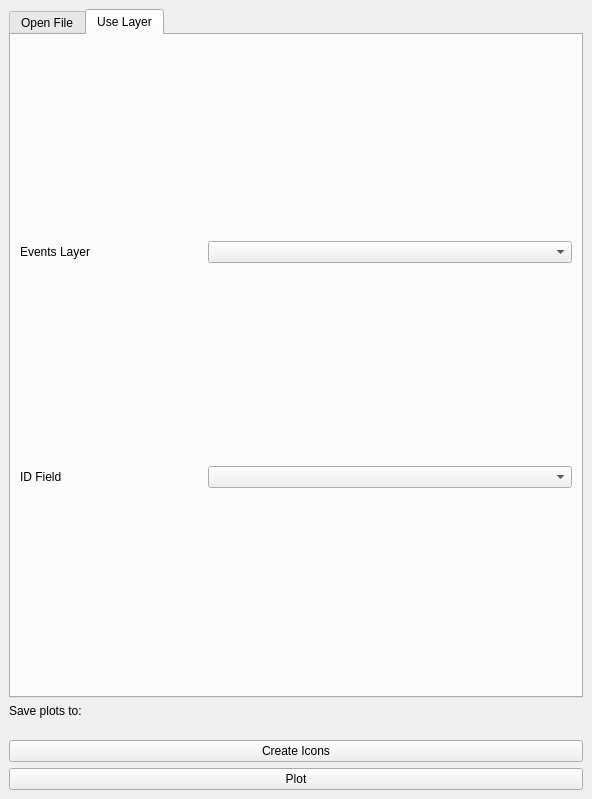
<?xml version="1.0" encoding="UTF-8"?>
<ui version="4.0">
 <class>QBeachballDockWidgetBase</class>
 <widget class="QDockWidget" name="QBeachballDockWidgetBase">
  <property name="geometry">
   <rect>
    <x>0</x>
    <y>0</y>
    <width>592</width>
    <height>799</height>
   </rect>
  </property>
  <property name="sizePolicy">
   <sizepolicy hsizetype="Preferred" vsizetype="Expanding">
    <horstretch>0</horstretch>
    <verstretch>100</verstretch>
   </sizepolicy>
  </property>
  <property name="styleSheet">
   <string notr="true">QListWidget{
	background-color: rgb(69, 69, 69, 220);
	outline: 0;
}
QListWidget::item {
	color: white;
	padding: 3px;
}
QListWidget::item::selected {
	color: black;
	background-color:palette(Window);
    padding-right: 0px;
}</string>
  </property>
  <property name="windowTitle">
   <string>QBeachball - Focal Mechanism Plotter</string>
  </property>
  <widget class="QWidget" name="dockWidgetContents">
   <layout class="QVBoxLayout" name="verticalLayout_7">
    <item>
     <widget class="QSplitter" name="splitter_2">
      <property name="orientation">
       <enum>Qt::Horizontal</enum>
      </property>
      <widget class="QWidget" name="widget_14" native="true">
       <layout class="QGridLayout" name="gridLayout_2">
        <item row="5" column="0">
         <widget class="QPushButton" name="btn_make_svgs">
          <property name="text">
           <string>Create Icons</string>
          </property>
         </widget>
        </item>
        <item row="2" column="0">
         <widget class="QgsFileWidget" name="svgs_output_widget">
          <property name="storageMode">
           <enum>QgsFileWidget::GetDirectory</enum>
          </property>
         </widget>
        </item>
        <item row="6" column="0">
         <widget class="QPushButton" name="btn_plot">
          <property name="text">
           <string>Plot</string>
          </property>
         </widget>
        </item>
        <item row="0" column="0">
         <widget class="QTabWidget" name="input_selection_tab">
          <property name="locale">
           <locale language="English" country="UnitedStates"/>
          </property>
          <property name="currentIndex">
           <number>1</number>
          </property>
          <widget class="QWidget" name="open_file_tab">
           <property name="locale">
            <locale language="English" country="UnitedStates"/>
           </property>
           <attribute name="title">
            <string>Open File</string>
           </attribute>
           <layout class="QGridLayout" name="gridLayout">
            <item row="1" column="1">
             <widget class="QgsFileWidget" name="events_file_input"/>
            </item>
            <item row="1" column="0">
             <widget class="QLabel" name="label">
              <property name="text">
               <string>Events File</string>
              </property>
             </widget>
            </item>
           </layout>
          </widget>
          <widget class="QWidget" name="use_layer_tab">
           <property name="locale">
            <locale language="English" country="UnitedStates"/>
           </property>
           <attribute name="title">
            <string>Use Layer</string>
           </attribute>
           <layout class="QGridLayout" name="gridLayout_3">
            <item row="1" column="0">
             <widget class="QLabel" name="label_4">
              <property name="text">
               <string>ID Field</string>
              </property>
             </widget>
            </item>
            <item row="0" column="0">
             <widget class="QLabel" name="label_3">
              <property name="text">
               <string>Events Layer</string>
              </property>
             </widget>
            </item>
            <item row="0" column="1" colspan="2">
             <widget class="QgsMapLayerComboBox" name="events_layer_input"/>
            </item>
            <item row="1" column="1" colspan="2">
             <widget class="QgsFieldComboBox" name="id_field_select"/>
            </item>
           </layout>
          </widget>
         </widget>
        </item>
        <item row="1" column="0">
         <widget class="QLabel" name="label_2">
          <property name="text">
           <string>Save plots to:</string>
          </property>
         </widget>
        </item>
        <item row="3" column="0">
         <spacer name="verticalSpacer">
          <property name="orientation">
           <enum>Qt::Vertical</enum>
          </property>
          <property name="sizeType">
           <enum>QSizePolicy::Fixed</enum>
          </property>
          <property name="sizeHint" stdset="0">
           <size>
            <width>20</width>
            <height>10</height>
           </size>
          </property>
         </spacer>
        </item>
       </layout>
      </widget>
     </widget>
    </item>
   </layout>
  </widget>
 </widget>
 <customwidgets>
  <customwidget>
   <class>QgsFieldComboBox</class>
   <extends>QComboBox</extends>
   <header>qgsfieldcombobox.h</header>
  </customwidget>
  <customwidget>
   <class>QgsFileWidget</class>
   <extends>QWidget</extends>
   <header>qgsfilewidget.h</header>
  </customwidget>
  <customwidget>
   <class>QgsMapLayerComboBox</class>
   <extends>QComboBox</extends>
   <header>qgsmaplayercombobox.h</header>
  </customwidget>
 </customwidgets>
 <resources/>
 <connections/>
</ui>
